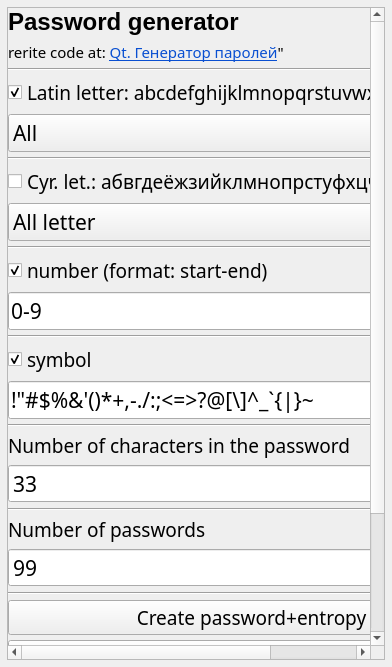
<?xml version="1.0" encoding="UTF-8"?>
<ui version="4.0">
 <class>Widget</class>
 <widget class="QWidget" name="Widget">
  <property name="geometry">
   <rect>
    <x>0</x>
    <y>0</y>
    <width>392</width>
    <height>667</height>
   </rect>
  </property>
  <property name="sizePolicy">
   <sizepolicy hsizetype="Expanding" vsizetype="Expanding">
    <horstretch>0</horstretch>
    <verstretch>0</verstretch>
   </sizepolicy>
  </property>
  <property name="windowTitle">
   <string>Password generator</string>
  </property>
  <property name="windowIcon">
   <iconset resource="resourses.qrc">
    <normaloff>:/images/password.png</normaloff>:/images/password.png</iconset>
  </property>
  <layout class="QVBoxLayout" name="verticalLayout_2">
   <property name="leftMargin">
    <number>7</number>
   </property>
   <property name="topMargin">
    <number>7</number>
   </property>
   <property name="rightMargin">
    <number>7</number>
   </property>
   <property name="bottomMargin">
    <number>7</number>
   </property>
   <item>
    <widget class="QScrollArea" name="scrollArea">
     <property name="lineWidth">
      <number>0</number>
     </property>
     <property name="widgetResizable">
      <bool>true</bool>
     </property>
     <widget class="QWidget" name="scrollAreaWidgetContents">
      <property name="enabled">
       <bool>true</bool>
      </property>
      <property name="geometry">
       <rect>
        <x>0</x>
        <y>0</y>
        <width>376</width>
        <height>651</height>
       </rect>
      </property>
      <property name="sizePolicy">
       <sizepolicy hsizetype="Expanding" vsizetype="Expanding">
        <horstretch>0</horstretch>
        <verstretch>0</verstretch>
       </sizepolicy>
      </property>
      <layout class="QHBoxLayout" name="horizontalLayout">
       <property name="leftMargin">
        <number>0</number>
       </property>
       <property name="topMargin">
        <number>0</number>
       </property>
       <property name="rightMargin">
        <number>0</number>
       </property>
       <property name="bottomMargin">
        <number>0</number>
       </property>
       <item>
        <layout class="QVBoxLayout" name="verticalLayout">
         <property name="spacing">
          <number>5</number>
         </property>
         <item>
          <widget class="QLabel" name="label_3">
           <property name="font">
            <font>
             <family>Arial</family>
             <pointsize>18</pointsize>
             <bold>true</bold>
            </font>
           </property>
           <property name="text">
            <string>Password generator</string>
           </property>
           <property name="openExternalLinks">
            <bool>true</bool>
           </property>
          </widget>
         </item>
         <item>
          <widget class="QLabel" name="label_4">
           <property name="font">
            <font>
             <family>Al Bayan</family>
             <pointsize>9</pointsize>
            </font>
           </property>
           <property name="focusPolicy">
            <enum>Qt::ClickFocus</enum>
           </property>
           <property name="text">
            <string>&lt;html&gt;&lt;head/&gt;&lt;body&gt;&lt;p&gt;&lt;span style=&quot; font-size:11pt;&quot;&gt;rerite code at: &lt;/span&gt;&lt;a href=&quot;https://youtu.be/Si4QgunNhvw?si=KTH5SPd5Y9efsoJFstyle=&quot;&gt;&lt;span style=&quot; font-size:11pt; text-decoration: underline; color:#094fd1;&quot;&gt;Qt. Генератор паролей&lt;/span&gt;&lt;/a&gt;&lt;span style=&quot; font-size:11pt;&quot;&gt;&amp;quot;&lt;/span&gt;&lt;/p&gt;&lt;/body&gt;&lt;/html&gt;</string>
           </property>
           <property name="textFormat">
            <enum>Qt::RichText</enum>
           </property>
           <property name="openExternalLinks">
            <bool>true</bool>
           </property>
           <property name="textInteractionFlags">
            <set>Qt::LinksAccessibleByKeyboard|Qt::LinksAccessibleByMouse</set>
           </property>
          </widget>
         </item>
         <item>
          <widget class="Line" name="line_8">
           <property name="orientation">
            <enum>Qt::Horizontal</enum>
           </property>
          </widget>
         </item>
         <item>
          <widget class="QCheckBox" name="latinCheck">
           <property name="font">
            <font>
             <family>Al Bayan</family>
             <pointsize>14</pointsize>
            </font>
           </property>
           <property name="text">
            <string>Latin letter: abcdefghijklmnopqrstuvwxyz</string>
           </property>
           <property name="checked">
            <bool>true</bool>
           </property>
          </widget>
         </item>
         <item>
          <widget class="QComboBox" name="latinCombo">
           <property name="font">
            <font>
             <family>Al Bayan</family>
             <pointsize>16</pointsize>
            </font>
           </property>
           <property name="styleSheet">
            <string notr="true"/>
           </property>
           <property name="currentText">
            <string>All</string>
           </property>
           <item>
            <property name="text">
             <string>All</string>
            </property>
           </item>
           <item>
            <property name="text">
             <string>small letter</string>
            </property>
           </item>
           <item>
            <property name="text">
             <string>big letter</string>
            </property>
           </item>
          </widget>
         </item>
         <item>
          <widget class="Line" name="line">
           <property name="orientation">
            <enum>Qt::Horizontal</enum>
           </property>
          </widget>
         </item>
         <item>
          <widget class="QCheckBox" name="cyrillicCheck">
           <property name="enabled">
            <bool>true</bool>
           </property>
           <property name="font">
            <font>
             <family>Al Bayan</family>
             <pointsize>14</pointsize>
            </font>
           </property>
           <property name="text">
            <string>Cyr. let.: абвгдеёжзийклмнопрстуфхцчшщъыьэюя</string>
           </property>
           <property name="checked">
            <bool>false</bool>
           </property>
          </widget>
         </item>
         <item>
          <widget class="QComboBox" name="cyrillicCombo">
           <property name="font">
            <font>
             <family>Al Bayan</family>
             <pointsize>16</pointsize>
            </font>
           </property>
           <item>
            <property name="text">
             <string>All letter</string>
            </property>
           </item>
           <item>
            <property name="text">
             <string>only big</string>
            </property>
           </item>
           <item>
            <property name="text">
             <string>only small</string>
            </property>
           </item>
          </widget>
         </item>
         <item>
          <widget class="Line" name="line_2">
           <property name="orientation">
            <enum>Qt::Horizontal</enum>
           </property>
          </widget>
         </item>
         <item>
          <widget class="QCheckBox" name="didgitCheck">
           <property name="font">
            <font>
             <family>Al Bayan</family>
             <pointsize>14</pointsize>
            </font>
           </property>
           <property name="text">
            <string>number (format: start-end)</string>
           </property>
           <property name="checked">
            <bool>true</bool>
           </property>
          </widget>
         </item>
         <item>
          <widget class="QLineEdit" name="didgitEdit">
           <property name="font">
            <font>
             <family>Al Bayan</family>
             <pointsize>16</pointsize>
            </font>
           </property>
           <property name="text">
            <string>0-9</string>
           </property>
          </widget>
         </item>
         <item>
          <widget class="Line" name="line_3">
           <property name="orientation">
            <enum>Qt::Horizontal</enum>
           </property>
          </widget>
         </item>
         <item>
          <widget class="QCheckBox" name="symbolCheck">
           <property name="font">
            <font>
             <family>Al Bayan</family>
             <pointsize>14</pointsize>
            </font>
           </property>
           <property name="text">
            <string>symbol</string>
           </property>
           <property name="checked">
            <bool>true</bool>
           </property>
          </widget>
         </item>
         <item>
          <widget class="QLineEdit" name="symbolEdit">
           <property name="font">
            <font>
             <family>Al Bayan</family>
             <pointsize>16</pointsize>
            </font>
           </property>
           <property name="text">
            <string>!&quot;#$%&amp;'()*+,-./:;&lt;=&gt;?@[\]^_`{|}~</string>
           </property>
          </widget>
         </item>
         <item>
          <widget class="Line" name="line_5">
           <property name="orientation">
            <enum>Qt::Horizontal</enum>
           </property>
          </widget>
         </item>
         <item>
          <widget class="QLabel" name="label">
           <property name="sizePolicy">
            <sizepolicy hsizetype="Preferred" vsizetype="Minimum">
             <horstretch>0</horstretch>
             <verstretch>0</verstretch>
            </sizepolicy>
           </property>
           <property name="font">
            <font>
             <family>Al Bayan</family>
             <pointsize>14</pointsize>
            </font>
           </property>
           <property name="text">
            <string>Number of characters in the password</string>
           </property>
          </widget>
         </item>
         <item>
          <widget class="QSpinBox" name="lettersSpin">
           <property name="font">
            <font>
             <family>Al Bayan</family>
             <pointsize>16</pointsize>
            </font>
           </property>
           <property name="minimum">
            <number>4</number>
           </property>
           <property name="value">
            <number>33</number>
           </property>
          </widget>
         </item>
         <item>
          <widget class="Line" name="line_7">
           <property name="orientation">
            <enum>Qt::Horizontal</enum>
           </property>
          </widget>
         </item>
         <item>
          <widget class="QLabel" name="label_2">
           <property name="font">
            <font>
             <family>Al Bayan</family>
             <pointsize>14</pointsize>
            </font>
           </property>
           <property name="text">
            <string>Number of passwords</string>
           </property>
          </widget>
         </item>
         <item>
          <widget class="QSpinBox" name="passCountSpin">
           <property name="font">
            <font>
             <family>Al Bayan</family>
             <pointsize>16</pointsize>
            </font>
           </property>
           <property name="minimum">
            <number>5</number>
           </property>
           <property name="maximum">
            <number>10000</number>
           </property>
           <property name="value">
            <number>99</number>
           </property>
          </widget>
         </item>
         <item>
          <widget class="Line" name="line_6">
           <property name="orientation">
            <enum>Qt::Horizontal</enum>
           </property>
          </widget>
         </item>
         <item>
          <widget class="QPushButton" name="pushButton">
           <property name="font">
            <font>
             <family>Al Bayan</family>
             <pointsize>14</pointsize>
            </font>
           </property>
           <property name="styleSheet">
            <string notr="true"/>
           </property>
           <property name="text">
            <string>Create password+entropy</string>
           </property>
          </widget>
         </item>
         <item>
          <widget class="QPushButton" name="pushButton_2">
           <property name="font">
            <font>
             <family>Al Bayan</family>
             <pointsize>14</pointsize>
            </font>
           </property>
           <property name="text">
            <string>Clear passwords</string>
           </property>
          </widget>
         </item>
         <item>
          <widget class="QPushButton" name="pushButton_3">
           <property name="font">
            <font>
             <family>Al Bayan</family>
             <pointsize>14</pointsize>
            </font>
           </property>
           <property name="text">
            <string>Save passwords</string>
           </property>
          </widget>
         </item>
         <item>
          <widget class="Line" name="line_4">
           <property name="orientation">
            <enum>Qt::Horizontal</enum>
           </property>
          </widget>
         </item>
         <item>
          <widget class="QPlainTextEdit" name="plainTextEdit">
           <property name="font">
            <font>
             <family>Al Bayan</family>
             <pointsize>11</pointsize>
            </font>
           </property>
          </widget>
         </item>
        </layout>
       </item>
      </layout>
     </widget>
    </widget>
   </item>
  </layout>
 </widget>
 <resources>
  <include location="resourses.qrc"/>
 </resources>
 <connections/>
</ui>
